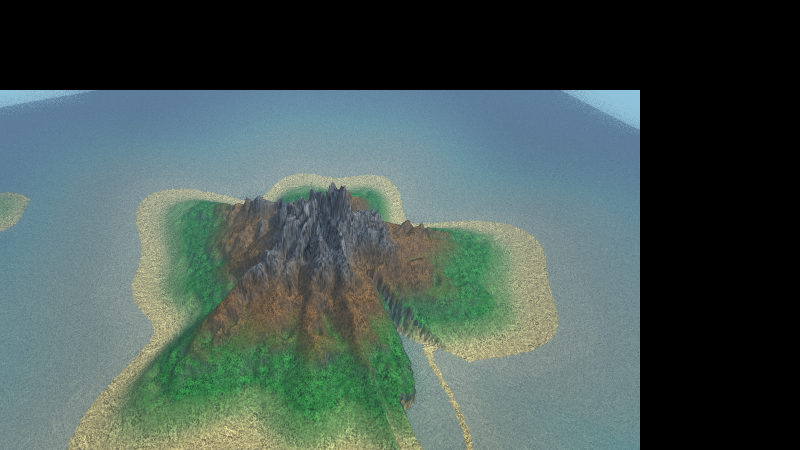
#> input picture tmp/w3a-evidence/base_atmosphere.png, 1600 x 900 px, found by its file name (shown at 1/2 size); the run also reads 1 picture not shown here
$ python diff_analysis3.py
#> lines starting #> are read from the running program, lines starting #| are printed output that depends on the picture
import numpy as np
from PIL import Image
from scipy.ndimage import gaussian_filter

def load(p):
#> called with p = 'tmp/w3a-evidence/base_atmosphere.png'
    return np.asarray(Image.open(p).convert("RGB"), dtype=np.float64)

base_atm = load("tmp/w3a-evidence/base_atmosphere.png")
w3a_atm  = load("tmp/w3a-evidence/w3a_atmosphere.png")

d = base_atm - w3a_atm   # signed
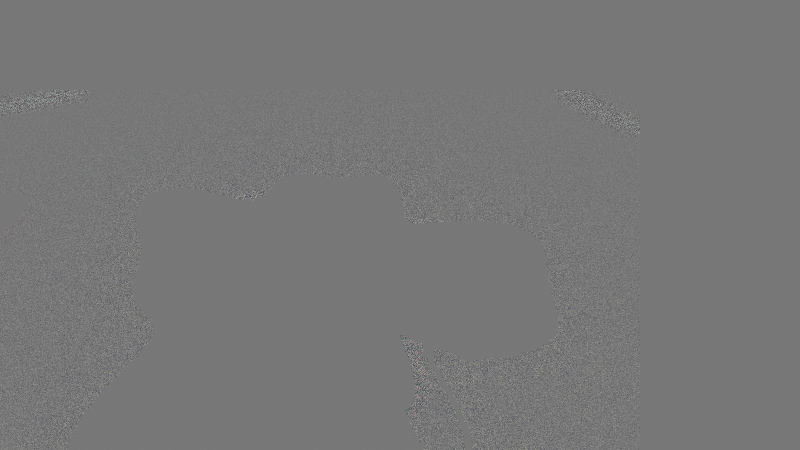
#> d: shape (900, 1600, 3) float64 (shown at 1/2 size); mean R, G, B 0, 0, 0; drawn with min black and max white
dmax = np.abs(d).max(axis=2)
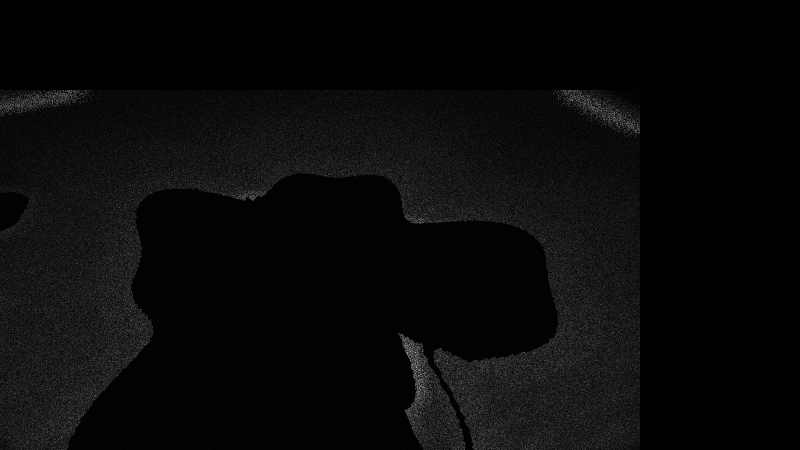
#> dmax: shape (900, 1600) float64 (shown at 1/2 size); min 0, max 79, mean 2.9; drawn with min black and max white

# Check: is the diff only on the water surface, and the ISLAND core zero?
# Island occupies central region. We need a mask. Use color: green/brown terrain.
# Rough approach: islands are the dark-green/brown/rocky center cluster.
# Let's just report the diff histogram and spatial concentration in the periphery (water).
H, W, _ = base_atm.shape
#> H = 900; W = 1600
# Central island rough bounding box (from the image: roughly x in [200,1100], y in [300,750])
cx0, cx1, cy0, cy1 = 200, 1150, 300, 780
core = dmax[cy0:cy1, cx0:cx1]
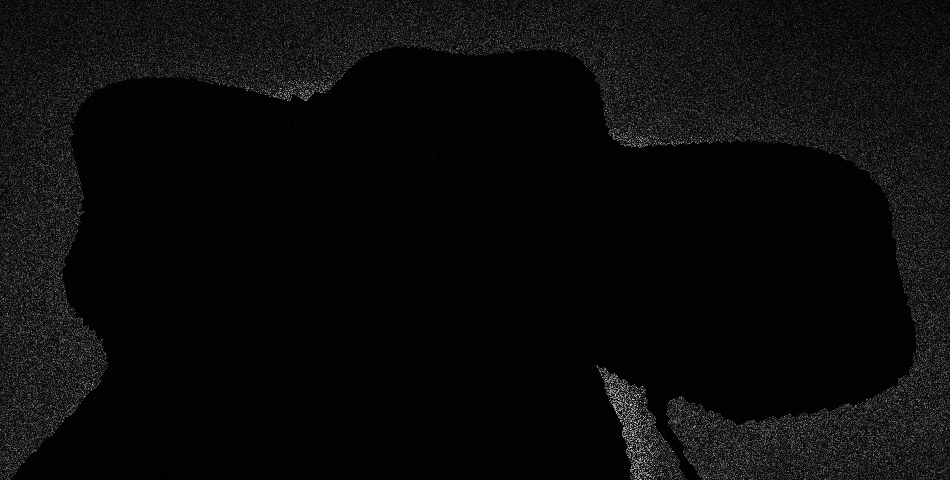
#> core: shape (480, 950) float64; min 0, max 79, mean 3.5; drawn with min black and max white
out  = np.ones(dmax.shape, bool)
out[cy0:cy1, cx0:cx1] = False   # periphery = water+sky
print("=== Island core box diff (central terrain region) ===")
print(f"  region x[{cx0},{cx1}] y[{cy0},{cy1}]")
print(f"  mean abs diff          : {float(np.abs(d[cy0:cy1,cx0:cx1]).mean()):.4f}")
#|   mean abs diff          : 2.7730
print(f"  pixels diff>8          : {np.mean(core>8)*100:.4f}%")
#|   pixels diff>8          : 14.1511%
print(f"  pixels diff>4          : {np.mean(core>4)*100:.4f}%")
#|   pixels diff>4          : 23.6193%
print(f"  max diff in core       : {float(core.max()):.2f}")
#|   max diff in core       : 79.00

print()
print("=== Periphery (water+sky, outside core box) ===")
per = dmax[out]
print(f"  pixels diff>8          : {np.mean(per>8)*100:.2f}%")
#|   pixels diff>8          : 10.48%
print(f"  mean abs diff over periphery: {float(np.abs(d[out]).mean()):.4f}")
#|   mean abs diff over periphery: 2.1565

# further: is it water-only or also sky? sky = top region y<180 (was 0 diff earlier)
sky = dmax[:180,:]
#> sky: shape (180, 1600) float64; every value is 0
print()
print(f"=== Sky (y<180): mean diff {sky.mean():.4f}, %diff>8: {np.mean(sky>8)*100:.4f}%")
#| === Sky (y<180): mean diff 0.0000, %diff>8: 0.0000%
print(f"    => sky region effectively identical (diff near 0)")

# zero-mean noise test on the water band: statistics of signed diff per channel
water = d[500:760, 180:1200]   # a water band around island
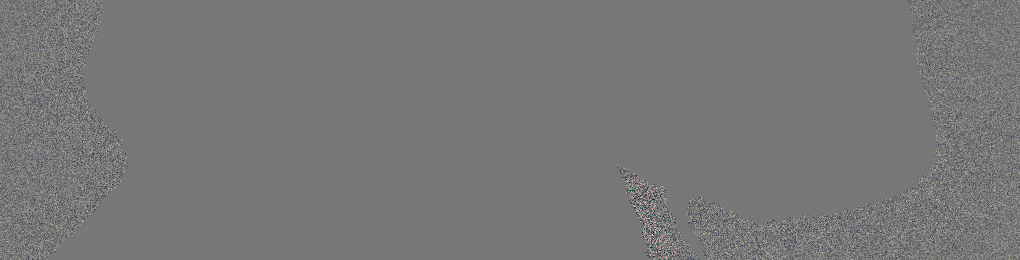
#> water: shape (260, 1020, 3) float64; mean R, G, B 0, 0, 0; drawn with min black and max white
print()
print("=== Zero-mean / high-freq noise test on water band ===")
for ch,c in enumerate("RGB"):
    s = water[:,:,ch]
    print(f"  channel {c}: mean={s.mean():+.4f}  std={s.std():.3f}  skew={((s-np.mean(s))**3).mean()/ (s.std()**3):+.3f}")
#> this loop made 3 passes
#|   channel R: mean=-0.0001  std=6.542  skew=+0.036
#|   channel G: mean=-0.0044  std=5.876  skew=-0.003
#|   channel B: mean=+0.0038  std=3.944  skew=+0.031
# high-freq: diff of blurred vs original -> residual compactness
sign = d[500:760,180:1200]
bl = gaussian_filter(sign, 2.0)
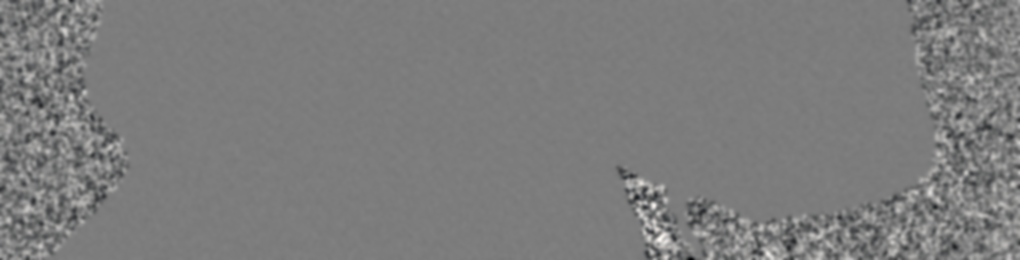
#> bl: shape (260, 1020, 3) float64; mean R, G, B -0.000438, -0.000224, -8.66e-06; drawn with min black and max white
resid = sign - bl
print(f"  high-freq residual  : mean={resid.mean():+.4f} std={resid.std():.3f}")
#|   high-freq residual  : mean=+0.0000 std=5.403
print(f"  low-freq (blur)     : mean={bl.mean():+.4f} std={bl.std():.3f}")
#|   low-freq (blur)     : mean=-0.0002 std=0.769
print(f"  ratio resid_std/lowfreq_std = {resid.std()/ (bl.std()+1e-9):.2f} (large => dominated by high-freq)")
#|   ratio resid_std/lowfreq_std = 7.03 (large => dominated by high-freq)
